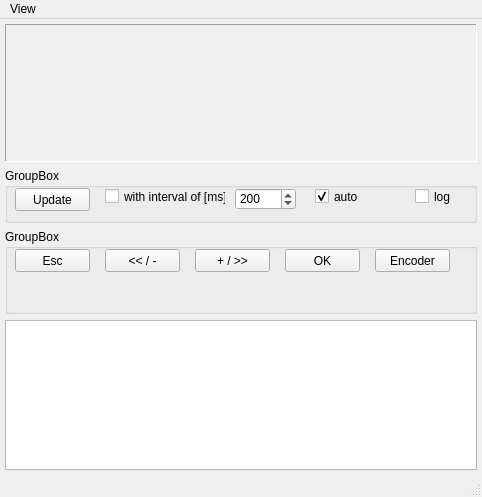
<?xml version="1.0" encoding="UTF-8"?>
<ui version="4.0">
 <class>MainWindow</class>
 <widget class="QMainWindow" name="MainWindow">
  <property name="geometry">
   <rect>
    <x>0</x>
    <y>0</y>
    <width>482</width>
    <height>497</height>
   </rect>
  </property>
  <property name="sizePolicy">
   <sizepolicy hsizetype="Preferred" vsizetype="Preferred">
    <horstretch>0</horstretch>
    <verstretch>0</verstretch>
   </sizepolicy>
  </property>
  <property name="minimumSize">
   <size>
    <width>0</width>
    <height>0</height>
   </size>
  </property>
  <property name="windowTitle">
   <string>MainWindow</string>
  </property>
  <widget class="QWidget" name="centralWidget">
   <property name="sizePolicy">
    <sizepolicy hsizetype="Minimum" vsizetype="Minimum">
     <horstretch>0</horstretch>
     <verstretch>0</verstretch>
    </sizepolicy>
   </property>
   <property name="minimumSize">
    <size>
     <width>0</width>
     <height>0</height>
    </size>
   </property>
   <layout class="QVBoxLayout" name="verticalLayout" stretch="0,0,0,0">
    <property name="sizeConstraint">
     <enum>QLayout::SetMaximumSize</enum>
    </property>
    <property name="margin">
     <number>5</number>
    </property>
    <item>
     <layout class="QHBoxLayout" name="horizontalLayout">
      <property name="spacing">
       <number>20</number>
      </property>
      <property name="sizeConstraint">
       <enum>QLayout::SetMinimumSize</enum>
      </property>
      <item>
       <widget class="PixelDisplay" name="PixelDisplay1">
        <property name="sizePolicy">
         <sizepolicy hsizetype="Minimum" vsizetype="Minimum">
          <horstretch>0</horstretch>
          <verstretch>0</verstretch>
         </sizepolicy>
        </property>
        <property name="minimumSize">
         <size>
          <width>50</width>
          <height>50</height>
         </size>
        </property>
        <property name="frameShape">
         <enum>QFrame::Panel</enum>
        </property>
        <property name="frameShadow">
         <enum>QFrame::Sunken</enum>
        </property>
       </widget>
      </item>
     </layout>
    </item>
    <item>
     <widget class="QGroupBox" name="groupBox">
      <property name="sizePolicy">
       <sizepolicy hsizetype="Expanding" vsizetype="Fixed">
        <horstretch>0</horstretch>
        <verstretch>0</verstretch>
       </sizepolicy>
      </property>
      <property name="minimumSize">
       <size>
        <width>0</width>
        <height>55</height>
       </size>
      </property>
      <property name="title">
       <string>GroupBox</string>
      </property>
      <property name="checkable">
       <bool>false</bool>
      </property>
      <widget class="QPushButton" name="updateButton">
       <property name="geometry">
        <rect>
         <x>10</x>
         <y>20</y>
         <width>75</width>
         <height>23</height>
        </rect>
       </property>
       <property name="sizePolicy">
        <sizepolicy hsizetype="Fixed" vsizetype="Fixed">
         <horstretch>0</horstretch>
         <verstretch>0</verstretch>
        </sizepolicy>
       </property>
       <property name="text">
        <string>Update</string>
       </property>
       <property name="checkable">
        <bool>false</bool>
       </property>
      </widget>
      <widget class="QCheckBox" name="updateCheckBox">
       <property name="geometry">
        <rect>
         <x>100</x>
         <y>20</y>
         <width>121</width>
         <height>17</height>
        </rect>
       </property>
       <property name="text">
        <string>with interval of [ms]:</string>
       </property>
       <property name="checked">
        <bool>false</bool>
       </property>
      </widget>
      <widget class="QSpinBox" name="updateSpinBox">
       <property name="geometry">
        <rect>
         <x>230</x>
         <y>20</y>
         <width>61</width>
         <height>22</height>
        </rect>
       </property>
       <property name="minimum">
        <number>10</number>
       </property>
       <property name="maximum">
        <number>10000</number>
       </property>
       <property name="singleStep">
        <number>10</number>
       </property>
       <property name="value">
        <number>200</number>
       </property>
      </widget>
      <widget class="QCheckBox" name="checkBox_updMode">
       <property name="geometry">
        <rect>
         <x>310</x>
         <y>20</y>
         <width>70</width>
         <height>17</height>
        </rect>
       </property>
       <property name="text">
        <string>auto</string>
       </property>
       <property name="checked">
        <bool>true</bool>
       </property>
      </widget>
      <widget class="QCheckBox" name="checkBox_logEnable">
       <property name="geometry">
        <rect>
         <x>410</x>
         <y>20</y>
         <width>41</width>
         <height>17</height>
        </rect>
       </property>
       <property name="text">
        <string>log</string>
       </property>
      </widget>
     </widget>
    </item>
    <item>
     <widget class="QGroupBox" name="groupBox_2">
      <property name="sizePolicy">
       <sizepolicy hsizetype="Expanding" vsizetype="Fixed">
        <horstretch>0</horstretch>
        <verstretch>0</verstretch>
       </sizepolicy>
      </property>
      <property name="minimumSize">
       <size>
        <width>0</width>
        <height>85</height>
       </size>
      </property>
      <property name="title">
       <string>GroupBox</string>
      </property>
      <widget class="QPushButton" name="pushButton_esc">
       <property name="geometry">
        <rect>
         <x>10</x>
         <y>20</y>
         <width>75</width>
         <height>23</height>
        </rect>
       </property>
       <property name="sizePolicy">
        <sizepolicy hsizetype="Fixed" vsizetype="Fixed">
         <horstretch>0</horstretch>
         <verstretch>0</verstretch>
        </sizepolicy>
       </property>
       <property name="text">
        <string>Esc</string>
       </property>
       <property name="flat">
        <bool>false</bool>
       </property>
      </widget>
      <widget class="QPushButton" name="pushButton_left">
       <property name="geometry">
        <rect>
         <x>100</x>
         <y>20</y>
         <width>75</width>
         <height>23</height>
        </rect>
       </property>
       <property name="text">
        <string>&lt;&lt; / -</string>
       </property>
      </widget>
      <widget class="QPushButton" name="pushButton_right">
       <property name="geometry">
        <rect>
         <x>190</x>
         <y>20</y>
         <width>75</width>
         <height>23</height>
        </rect>
       </property>
       <property name="text">
        <string>+ / &gt;&gt;</string>
       </property>
      </widget>
      <widget class="QPushButton" name="pushButton_ok">
       <property name="geometry">
        <rect>
         <x>280</x>
         <y>20</y>
         <width>75</width>
         <height>23</height>
        </rect>
       </property>
       <property name="text">
        <string>OK</string>
       </property>
      </widget>
      <widget class="QPushButton" name="pushButton_encoder">
       <property name="geometry">
        <rect>
         <x>370</x>
         <y>20</y>
         <width>75</width>
         <height>23</height>
        </rect>
       </property>
       <property name="text">
        <string>Encoder</string>
       </property>
      </widget>
     </widget>
    </item>
    <item>
     <widget class="QTextEdit" name="textEdit">
      <property name="enabled">
       <bool>true</bool>
      </property>
      <property name="sizePolicy">
       <sizepolicy hsizetype="Expanding" vsizetype="Fixed">
        <horstretch>0</horstretch>
        <verstretch>0</verstretch>
       </sizepolicy>
      </property>
      <property name="minimumSize">
       <size>
        <width>100</width>
        <height>80</height>
       </size>
      </property>
      <property name="maximumSize">
       <size>
        <width>16777215</width>
        <height>150</height>
       </size>
      </property>
      <property name="font">
       <font>
        <family>Courier New</family>
        <pointsize>8</pointsize>
       </font>
      </property>
     </widget>
    </item>
   </layout>
  </widget>
  <widget class="QMenuBar" name="menuBar">
   <property name="geometry">
    <rect>
     <x>0</x>
     <y>0</y>
     <width>482</width>
     <height>21</height>
    </rect>
   </property>
   <widget class="QMenu" name="menuView">
    <property name="title">
     <string>View</string>
    </property>
    <addaction name="actionX1"/>
    <addaction name="actionX2"/>
    <addaction name="actionX3"/>
    <addaction name="actionX4"/>
    <addaction name="actionX5"/>
   </widget>
   <addaction name="menuView"/>
  </widget>
  <widget class="QStatusBar" name="statusBar"/>
  <action name="actionX1">
   <property name="text">
    <string>x1</string>
   </property>
  </action>
  <action name="actionX2">
   <property name="text">
    <string>x2</string>
   </property>
   <property name="autoRepeat">
    <bool>true</bool>
   </property>
  </action>
  <action name="actionX3">
   <property name="text">
    <string>x3</string>
   </property>
  </action>
  <action name="actionX4">
   <property name="text">
    <string>x4</string>
   </property>
  </action>
  <action name="actionX5">
   <property name="checkable">
    <bool>false</bool>
   </property>
   <property name="text">
    <string>x5</string>
   </property>
  </action>
 </widget>
 <layoutdefault spacing="6" margin="11"/>
 <customwidgets>
  <customwidget>
   <class>PixelDisplay</class>
   <extends>QFrame</extends>
   <header>pixeldisplay.h</header>
   <container>1</container>
  </customwidget>
 </customwidgets>
 <resources/>
 <connections/>
</ui>
